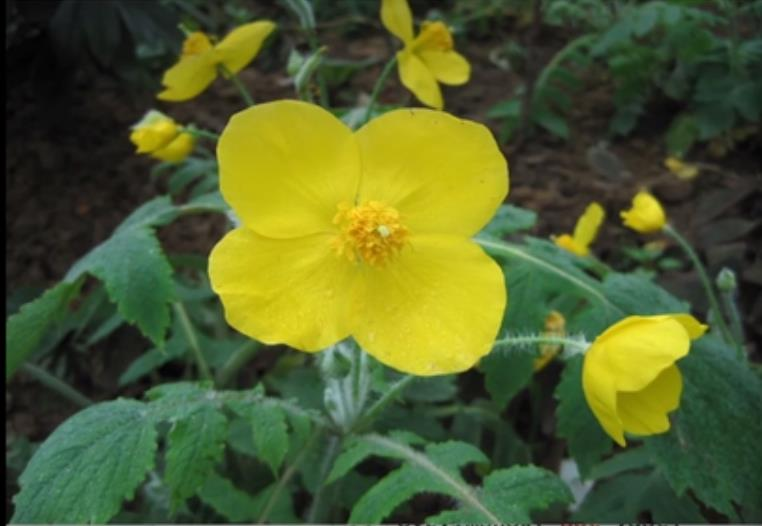
#> input picture opencv_python sample code/图像特效/01.jpg, 762 x 526 px
$ jupyter execute 'cv图片融合2.ipynb'
#> lines starting #> are read from the running program, lines starting #| are printed output that depends on the picture
[cell 1]
import cv2
import numpy as np

# 需要进入融合的两张图片的大小必须完全一致
# 这个实例演示的是从两张图片各去一部分然后进行融合
img = cv2.imread('./01.jpg')
#> img is the input picture: shape (526, 762, 3); mean B, G, R 44.6, 94.4, 81.8
h,w = img.shape[:2] # shape属性是一个有3个元素的元组，我们只需要前面两个
#> h = 526; w = 762
img2 = cv2.imread('./flowers.jpg')
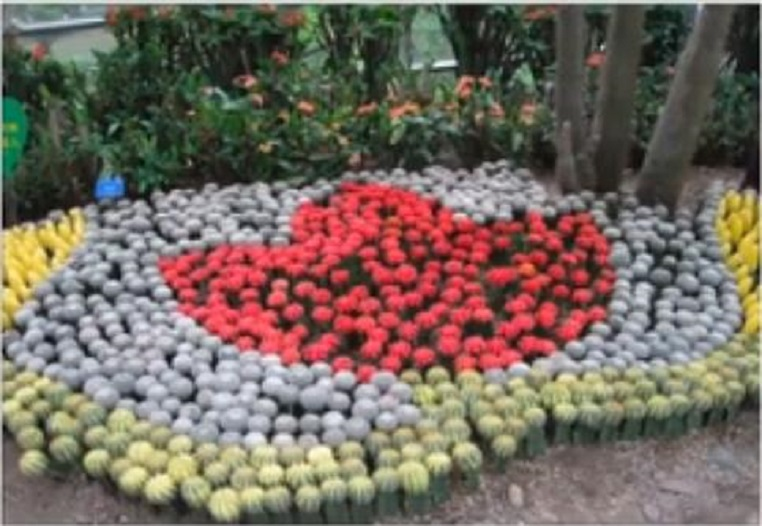
#> input picture opencv_python sample code/图像特效/flowers.jpg, 762 x 526 px
#> img2 is the input picture: shape (526, 762, 3); mean B, G, R 94.8, 104.7, 117.6
# 定义ROI
roiH = h //2
#> roiH = 263
roiW = w//2
#> roiW = 381
imgRoi = img[0:roiH,0:roiW]
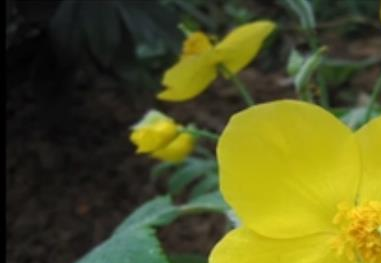
#> imgRoi: shape (263, 381, 3); mean B, G, R 32.8, 84.9, 84.4
img2Roi =img2[0:roiH,0:roiW]
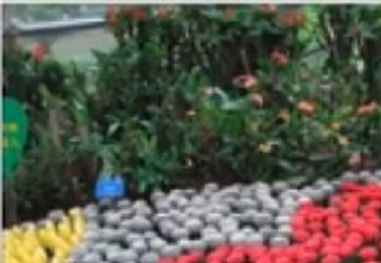
#> img2Roi: shape (263, 381, 3); mean B, G, R 77, 89.9, 90.4
# 融合原理：dst = src1 * a + src2*(1-a)
dst = np.zeros((roiH,roiW,3),np.uint8)
dst = cv2.addWeighted(imgRoi,0.5,img2Roi,0.5,0)
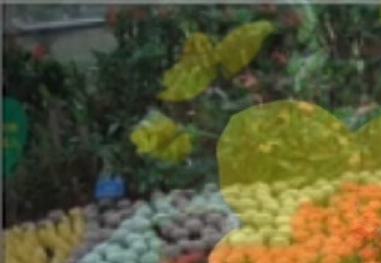
#> dst: shape (263, 381, 3); mean B, G, R 54.9, 87.4, 87.4
# dst = cv2.addWeighted(imgRoi,0.7,img2Roi,0.3,1)
cv2.imshow("result",dst)
cv2.waitKey(0)
cv2.destroyAllWindows()
